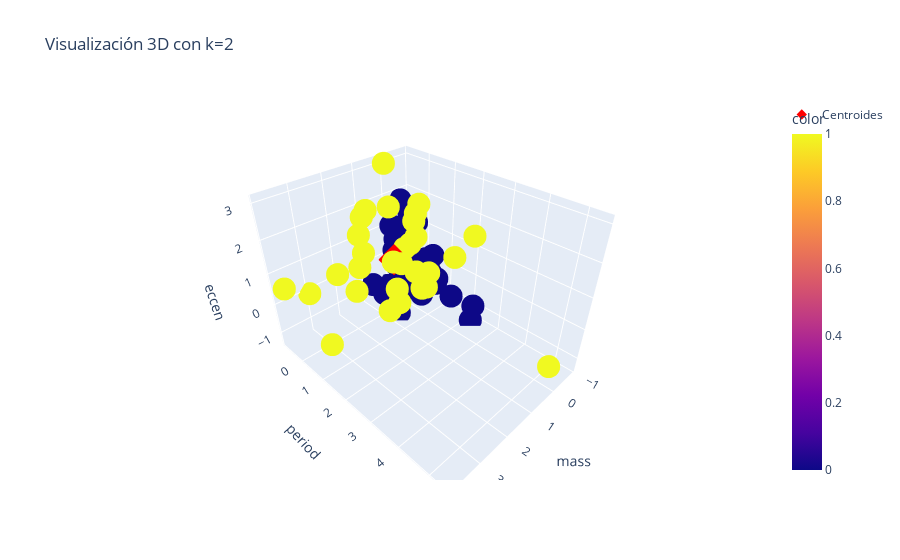

Here is the notebook cell this chart was saved with:
### Code cell
fig = px.scatter_3d(df_standard, x='mass', y='period', z='eccen',color=etiquetas_2,title='Visualización 3D con k=2')
fig.add_trace(go.Scatter3d(
    x=centroides_2[:, 0],
    y=centroides_2[:, 1],
    z=centroides_2[:, 2],
    mode='markers',
    marker=dict(size=8, color='red', symbol='diamond'),
    name='Centroides'
))
fig.show()
